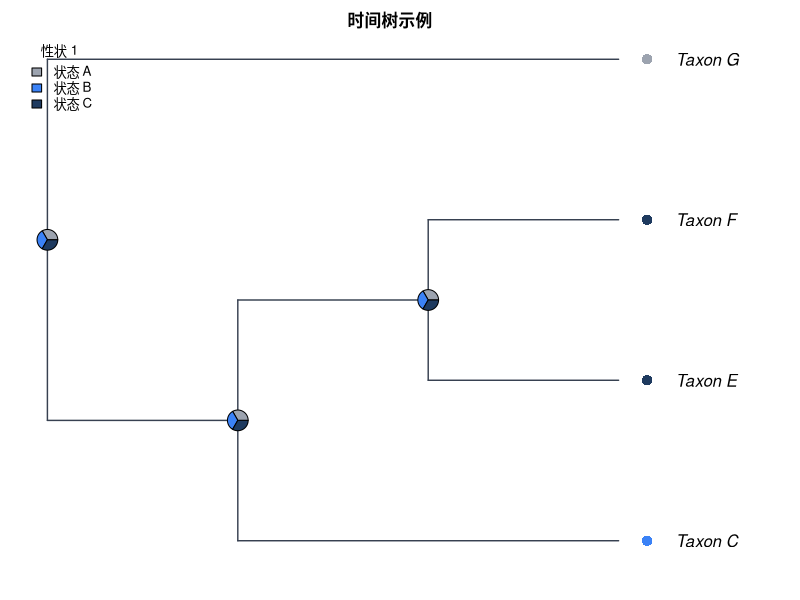

Recreate this plot in R.
#!/usr/bin/env Rscript
# CladeForge reproducible-analysis script
# Project : 时间树示例
# Format  : CladeForge project v0.2.0
# Software: CladeForge 0.3.0 (this header is the provenance stamp a
#           reproducibility checklist asks for: software version, generation
#           time and the analysis parameters are printed beside the numbers)
# Generated: (timestamp omitted in fixture)
#
# PARAMETER SUMMARY (what the app used):
#   * parsimony: tie-break = parent-state first, then tip frequency, then
#     declaration order; the reported single path is ONE of possibly many
#     equally parsimonious reconstructions.
#   * Mk: each character's rate is the application's own fit (maximum-likelihood fit (1-D profile over the pruning likelihood)),
#     baked in at generation time; the script replays that number instead of
#     re-fitting, so its posteriors match what the app reported. Characters the
#     app could not fit fall back to 1 / mean(branch length) with a printed
#     note. Display threshold applied post hoc; the posterior is marginal
#     (per-node), NOT joint.
#   * The R implementation below computes the likelihood in ORDINARY space
#     while the app runs in log-space: values agree to floating-point noise on
#     modest trees but can drift on very large or very unbalanced ones.
#   * Node ancestral states asserted by the user in CladeForge are IGNORED by
#     the parsimony baseline (independent reference by design); the R script
#     reproduces that baseline, not the user's hypotheses.
#
# What this script reproduces, and what it does not:
#   REPRODUCED (same algorithms as the application):
#     * Sankoff parsimony with the project's step matrix (advisory baseline);
#     * equal-rates Mk ancestral-state reconstruction (pruning + up-pass), i.e.
#       the posterior probabilities the app reports.
#   APPROXIMATED:
#     * a PDF figure drawn from the same data — character-coloured tips,
#       posterior pies, legend — in the project's phylogram layout
#       (CladeForge places this layout by node AGE; ape has no age axis, so equal inter-node spacing is used and the geological scale is not reproduced). It is NOT a pixel copy of the on-screen figure: manual
#       node positions, collapsed clades, custom reticulation edges, era bands
#       and the interactive ladderising order are GUI state that ape does not
#       consume. The topology, tip labels, states and posteriors are identical;
#       the geometry is a same-data rendering.
#   Branch lengths: present, used as given.
# Run with: Rscript this_file.R   (install.packages("ape") if needed)

library(ape)

# The tree is assembled from vectors rather than parsed from Newick, so every
# label survives byte-exact even where ape's own reader would mangle it.
tree <- structure(
  list(
    edge = matrix(c(5, 6, 5, 1, 6, 2, 6, 7, 7, 3, 7, 4), ncol = 2, byrow = TRUE),
    edge.length = c(1, 5, 7, 11, 41, 41),
    Nnode = 3L,
    tip.label = c("Taxon_G", "Taxon_C", "Taxon_E", "Taxon_F"),
    node.label = c("Taxon_A", "Taxon_B", "Taxon_D")
  ),
  class = "phylo"
)

# Branch lengths, with an explicit unit-length fallback: a cladogram-only project
# serialises no lengths at all, and 1 / mean(NULL) would poison every
# transition probability below.
bl <- tree$edge.length
if (is.null(bl) || !any(is.finite(bl) & bl > 0)) {
  bl <- rep(1, nrow(tree$edge))
  cat("NOTE: the tree carries no usable branch lengths; Mk probabilities and the\n")
  cat("      figure use unit (equal) branch lengths, i.e. topology-only inference.\n\n")
}

# Equal-rates Mk rate: one expected substitution per mean branch, so the
# transition probabilities are invariant to the tree's absolute scale. Every
# length above is already resolved the way the application resolves it (a
# recorded 0 is a real zero; unset / negative / non-finite became 1), so the mean
# runs over ALL of them — filtering here would drop zero-length and unmeasured
# edges from the average and make this script reconstruct at a different rate
# than the application reports. Deriving it from the fallback-protected bl
# above is what keeps the rate finite for a cladogram-only project.
#
# This fallback rate is used ONLY for a character the application itself could
# not fit (NULL rate below); characters with a baked rate replay the
# application's ML value, so the script's posteriors match the app's instead
# of drifting with the branch-length mean.
rate <- 1 / mean(bl)


characters <- list(
  list(
    name = "性状 1",
    type = "discrete",
    states = c("状态 A", "状态 B", "状态 C"),
    colors = c("#9ca3af", "#3b82f6", "#1e3a5f"),
    cost = matrix(c(0, 2, 3, 2, 0, 1, 3, 1, 0), nrow = 3, byrow = TRUE),
    rate = 2.1398977146670197,
    tips = c("Taxon_C" = "状态 B", "Taxon_E" = "状态 C", "Taxon_F" = "状态 C", "Taxon_G" = "状态 A")
  ),
  list(
    name = "性状 2",
    type = "discrete",
    states = c("状态 A", "状态 B", "状态 C"),
    colors = c("#b45309", "#0ea5e9", "#1e3a8a"),
    cost = matrix(c(0, 2, 3, 5, 0, 1, 5, 5, 0), nrow = 3, byrow = TRUE),
    rate = 2.1398977146670197,
    tips = c("Taxon_C" = "状态 B", "Taxon_E" = "状态 C", "Taxon_F" = "状态 C", "Taxon_G" = "状态 A")
  )
)

# --- helpers ----------------------------------------------------------------

## Equal-rates (ER) Mk transition matrix P(t): the same closed form used by
## CladeForge's inference assistant. The rate is scaled by the mean branch
## length so probabilities are invariant to the tree's absolute scale.
p_er <- function(t, k, rate) {
  e <- exp(-k * rate * t)
  P <- matrix(1 / k, k, k) - (1 / k) * e
  diag(P) <- 1 / k + ((k - 1) / k) * e
  P
}

## Sankoff parsimony down/up pass. 'cost' is k x k; tips absent from tip_states
## are treated as missing data.
sankoff <- function(tree, tip_states, states, cost) {
  ntip <- length(tree$tip.label)
  k <- length(states)
  sidx <- setNames(seq_len(k), states)
  x <- sidx[tip_states[tree$tip.label]]
  parent <- tree$edge[, 1]
  child <- tree$edge[, 2]
  kids <- split(child, parent)
  root <- setdiff(unique(parent), unique(child))
  g <- matrix(0, nrow = ntip + tree$Nnode, ncol = k)
  rownames(g) <- as.character(seq_len(ntip + tree$Nnode))
  ## Down-pass: internal node indices decrease from root, so descending order
  ## visits children before parents.
  for (v in sort(as.integer(names(kids)), decreasing = TRUE)) {
    for (i in seq_len(k)) {
      total <- 0
      for (ch in kids[[as.character(v)]]) {
        if (ch <= ntip) {
          xi <- x[[ch]]
          if (is.na(xi)) next
          total <- total + min(cost[i, ] + ifelse(seq_len(k) == xi, 0, Inf))
        } else {
          total <- total + min(cost[i, ] + g[as.character(ch), ])
        }
      }
      g[as.character(v), i] <- total
    }
  }
  ## Up-pass: assign each node a state minimising cost given its parent.
  node_state <- integer(ntip + tree$Nnode)
  walk <- function(v, parent_state) {
    base <- if (parent_state == 0L) rep(0, k) else cost[parent_state, ]
    scores <- base + g[as.character(v), ]
    best <- which.min(scores)
    node_state[v] <<- best
    for (ch in kids[[as.character(v)]]) {
      if (ch > ntip) walk(ch, best)
    }
  }
  walk(root, 0L)
  list(cost = min(g[as.character(root), ]),
       states = node_state, k = k)
}

## Equal-rates Mk marginal ancestral reconstruction: Felsenstein pruning
## (down-pass) + parent/sibling up-pass, normal space. Uses the script-level
## 'bl' (which already falls back to unit lengths when the tree has none) and the
## 'rate' is passed per character: the application's own ML fit for that
## character when it has one, else the 1 / mean usable branch length fallback.
## For very large or very unbalanced trees prefer log-space implementations
## (phangorn::ace, phytools).
mk_asr <- function(tree, tip_states, states, rate) {
  ntip <- length(tree$tip.label)
  k <- length(states)
  sidx <- setNames(seq_len(k), states)
  x <- sidx[tip_states[tree$tip.label]]
  parent <- tree$edge[, 1]
  child <- tree$edge[, 2]
  kids <- split(seq_along(child), parent)  # edge-row indices per parent
  root <- setdiff(unique(parent), unique(child))
  L <- matrix(1, nrow = ntip + tree$Nnode, ncol = k)
  rownames(L) <- as.character(seq_len(ntip + tree$Nnode))
  for (v in sort(as.integer(names(kids)), decreasing = TRUE)) {
    rows <- kids[[as.character(v)]]
    vec <- rep(1, k)
    for (r in rows) {
      ch <- child[r]
      m <- if (ch <= ntip) {
        xi <- x[[ch]]
        if (is.na(xi)) rep(1, k) else as.numeric(seq_len(k) == xi)
      } else L[as.character(ch), ]
      vec <- vec * (p_er(bl[r], k, rate) %*% m)
    }
    s <- sum(vec)
    L[as.character(v), ] <- if (s > 0) vec / s else rep(1 / k, k)
  }
  G <- matrix(1 / k, nrow = ntip + tree$Nnode, ncol = k)
  rownames(G) <- rownames(L)
  for (v in sort(as.integer(names(kids)))) {
    rows <- kids[[as.character(v)]]
    for (r in rows) {
      ch <- child[r]
      if (ch <= ntip) next
      sib_msg <- rep(1, k)
      for (r2 in rows) {
        ch2 <- child[r2]
        if (ch2 == ch) next
        m2 <- if (ch2 <= ntip) {
          xi <- x[[ch2]]
          if (is.na(xi)) rep(1, k) else as.numeric(seq_len(k) == xi)
        } else L[as.character(ch2), ]
        sib_msg <- sib_msg * (p_er(bl[r2], k, rate) %*% m2)
      }
      G[as.character(ch), ] <- p_er(bl[r], k, rate) %*% (G[as.character(v), ] * sib_msg)
      G[as.character(ch), ] <- G[as.character(ch), ] / sum(G[as.character(ch), ])
    }
  }
  post <- L * G
  post <- post / rowSums(post)
  list(posterior = post)
}

# --- analysis ---------------------------------------------------------------

cat("CladeForge reproducible analysis\n")
cat("Tree:", Ntip(tree), "tips,", tree$Nnode, "internal nodes\n\n")

internal_nodes <- (length(tree$tip.label) + 1):(length(tree$tip.label) + tree$Nnode)

for (ch in characters) {
  cat("== Character:", ch$name, "==\n")
  if (ch$type != "discrete" || length(ch$states) < 2) {
    cat("   continuous or single-state: exported as data only\n\n")
    next
  }
  scored <- ch$tips[names(ch$tips) %in% tree$tip.label]
  cost <- ch$cost
  if (is.null(cost)) {
    k <- length(ch$states)
    cost <- matrix(1, k, k); diag(cost) <- 0
  }
  sp <- sankoff(tree, scored, ch$states, cost)
  cat(sprintf("   Sankoff minimum cost: %g (step-matrix units)\n", sp$cost))
  ch_rate <- if (is.null(ch$rate)) {
    cat(sprintf("   NOTE: the application could not fit a rate for this character; using 1 / mean(branch length) = %g\n", rate))
    rate
  } else ch$rate
  asr <- mk_asr(tree, scored, ch$states, ch_rate)
  cat("   Mk posterior at each internal node (states:",
      paste(ch$states, collapse = " / "), ")\n")
  print(round(asr$posterior[as.character(internal_nodes), , drop = FALSE], 3))
  cat("\n")
}

# --- figure -----------------------------------------------------------------
# A same-data rendering of the GUI figure: character-coloured tips (first
# discrete character) + posterior pies at internal nodes + auto legend, in the
# layout the project is displayed as. Manual positions / collapsed clades /
# custom edges / era bands are GUI-only and are not reproduced here.

discrete <- Filter(function(ch) ch$type == "discrete" && length(ch$states) >= 2, characters)

# cairo_pdf renders unicode labels reliably; use pdf() if cairo is unavailable.
cairo_pdf("cladeforge_reconstruction.pdf", width = 9, height = 7)
par(mar = c(2, 1, 2, 2), xpd = NA)
cat("Figure layout: type = phylogram, use.edge.length = FALSE",
    "(CladeForge places this layout by node AGE; ape has no age axis, so equal inter-node spacing is used and the geological scale is not reproduced)\n")
plot(tree, type = "phylogram", use.edge.length = FALSE,
     show.tip.label = TRUE,
     label.offset = 0.3,
     edge.color = "#374151", edge.width = 1.4)
title(main = "时间树示例", cex.main = 1.0)

if (length(discrete) > 0) {
  main <- discrete[[1]]
  scored <- main$tips[names(main$tips) %in% tree$tip.label]
  k <- length(main$states)
  cost <- main$cost
  if (is.null(cost)) { cost <- matrix(1, k, k); diag(cost) <- 0 }

  tip_col <- rep("#6b7280", Ntip(tree))
  names(tip_col) <- tree$tip.label
  for (lab in names(scored)) tip_col[[lab]] <- main$colors[[match(scored[[lab]], main$states)]]
  tiplabels(pch = 16, col = tip_col, cex = 1.4, offset = 0.15)

  asr <- mk_asr(tree, scored, main$states, if (is.null(main$rate)) rate else main$rate)
  nodelabels(node = internal_nodes, pie = asr$posterior[as.character(internal_nodes), , drop = FALSE],
             piecol = main$colors, cex = 0.7)
  legend("topleft", legend = main$states, fill = main$colors,
         title = main$name, bty = "n", cex = 0.8)
}

dev.off()

cat("Wrote cladeforge_reconstruction.pdf\n")
